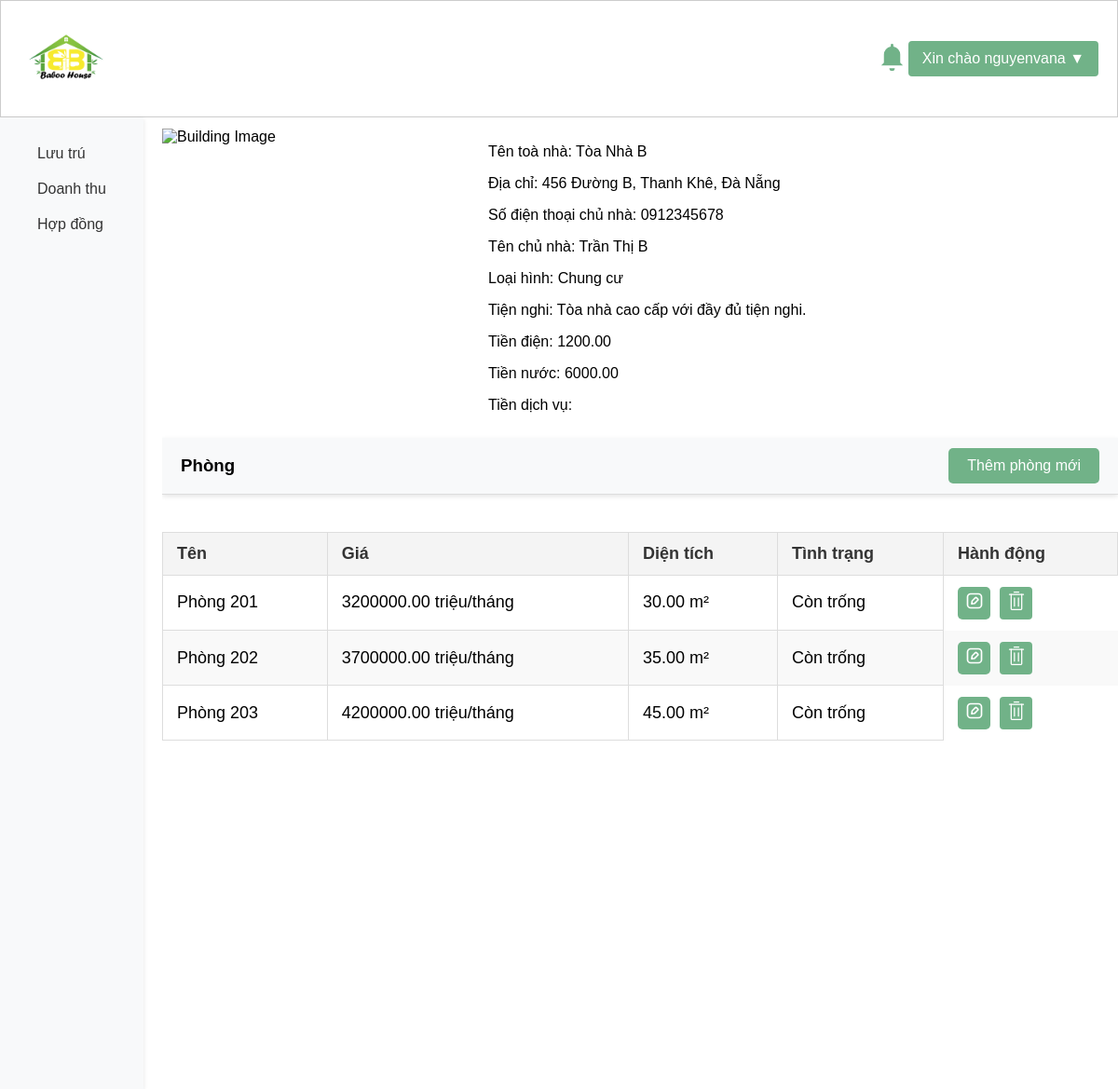
/templates/edit_rooms.php?building_id=2 (signed in), run on the app's committed database.
### tables this page shows
CREATE TABLE `buildings` (
  `building_id` int(11) NOT NULL,
  `user_id` int(11) DEFAULT NULL,
  `name` varchar(255) DEFAULT NULL,
  `street` varchar(255) DEFAULT NULL,
  `district` varchar(255) DEFAULT NULL,
  `city` varchar(255) DEFAULT NULL,
  `rental_price` decimal(10,2) DEFAULT NULL,
  `owner_name` varchar(255) DEFAULT NULL,
  `owner_phone` varchar(50) DEFAULT NULL,
  `building_type` varchar(50) DEFAULT NULL,
  `electricity_price` decimal(10,2) DEFAULT NULL,
  `water_price` decimal(10,2) DEFAULT NULL,
  `service_price` text DEFAULT NULL,
  `description` text DEFAULT NULL,
  `last_modified` datetime DEFAULT NULL,
  `photo_urls` text DEFAULT NULL,
  `approved` tinyint(1) DEFAULT 0
);

CREATE TABLE `rooms` (
  `room_id` int(11) NOT NULL,
  `building_id` int(11) DEFAULT NULL,
  `room_name` varchar(255) DEFAULT NULL,
  `area` decimal(10,2) DEFAULT NULL,
  `rental_price` decimal(10,2) DEFAULT NULL,
  `room_type` varchar(50) DEFAULT NULL,
  `room_status` varchar(50) DEFAULT NULL,
  `photo_urls` text DEFAULT NULL
);

### admin/getallroom.php (called while the page is built, shortened)
<?php
require '../config/database.php';
function getAllrooms($building_id) {
    global $conn;
    $sql = "SELECT * FROM rooms WHERE building_id = ?";
    $stmt = $conn->prepare($sql);
    if ($building_id) {
        $stmt->bind_param("i", $building_id);
    }
    $stmt->execute();
    $result = $stmt->get_result();
    return $result;
}
?>

### templates/edit_rooms.php (the view, shortened to what this page needs)
<?php
require '../config/database.php';
require '../admin/getallroom.php';
$building_id = $_GET['building_id'];
$sql = "SELECT * FROM buildings WHERE building_id = ?";
$stmt = $conn->prepare($sql);
$stmt->bind_param("i", $building_id);
$stmt->execute();
$result = $stmt->get_result();
$building = $result->fetch_assoc();
$rooms = getAllRooms($building_id);
function getDirectGoogleDriveImage($photo_url) {
    return false;
}
$photo_url = $building['photo_urls'];
$direct_image_url = getDirectGoogleDriveImage($photo_url);
?>
<!DOCTYPE html>
<html lang="en">
<head>
    <link rel="stylesheet" href="../assets/css/rooms.css">
</head>
<body>
    <?php include '../includes/header.php'; ?>
    <div class="head-container">
        <div class="main-content">
            <div class="building-info-container">
            <img src="<?php echo $direct_image_url ? $direct_image_url : 'default_image.jpg'; ?>" alt="Building Image" class="building-image">
                <div>
                    <p>Tên toà nhà: <?php echo htmlspecialchars($building['name']); ?></p>
                    <p>Địa chỉ: <?php echo htmlspecialchars($building['street']); ?>, <?php echo htmlspecialchars($building['district']); ?>, <?php echo htmlspecialchars($building['city']); ?></p>
                    <p>Số điện thoại chủ nhà: <?php echo htmlspecialchars($building['owner_phone']); ?></p>
                    <p>Tên chủ nhà: <?php echo htmlspecialchars($building['owner_name']); ?></p>
                    <p>Loại hình: <?php echo htmlspecialchars($building['building_type']); ?></p>
                    <p>Tiện nghi: <?php echo htmlspecialchars($building['description']); ?></p>
                    <p>Tiền điện: <?php echo htmlspecialchars($building['electricity_price']); ?></p>
                    <p>Tiền nước: <?php echo htmlspecialchars($building['water_price']); ?></p>
                    <p>Tiền dịch vụ: <?php echo htmlspecialchars($building['service_price']); ?></p>
                </div>
            </div>
            <div class="manage-head">
                <h3>Phòng</h3>
                <button class="create" onclick="location.href='create_room.php?building_id=<?php echo $building_id; ?>'">Thêm phòng mới</button>
            </div>
            <div style="overflow-x: auto; width: 100%;">
            <table>
                <thead>
                    <tr>
                        <th>Tên</th>
                        <th>Giá</th>
                        <th>Diện tích</th>
                        <th>Tình trạng</th>
                        <?php if (isset($_SESSION['role']) && $_SESSION['role'] != 'admin'): ?>
                        <th>Hành động</th>
                        <?php endif; ?>
                    </tr>
                </thead>
                <tbody>
                <?php if ($rooms->num_rows > 0): ?>
                    <?php foreach ($rooms as $room): ?>
                    <tr>
                        <td><?php echo htmlspecialchars($room['room_name']); ?></td>
                        <td><?php echo htmlspecialchars($room['rental_price']); ?> triệu/tháng</td>
                        <td><?php echo htmlspecialchars($room['area']); ?> m&#178;</td>
                        <td><?php echo htmlspecialchars($room['room_status']); ?></td>
                        <?php if (isset($_SESSION['role']) && $_SESSION['role'] != 'admin'): ?>
                        <td class="crud-btn">
                            <button
                                class="button edit"
                                data-id="<?php echo $room['room_id']; ?>"
                                data-name="<?php echo htmlspecialchars($room['room_name']); ?>"
                                data-price="<?php echo htmlspecialchars($room['rental_price']); ?>"
                                data-area="<?php echo htmlspecialchars($room['area']); ?>"
                                data-status="<?php echo htmlspecialchars($room['room_status']); ?>"
                                onclick="openLightbox(this);"><img src="../assets/icons/edit.svg"></button>
                            <form action="../admin/delete_room.php" method="post" onsubmit="return confirm('Are you sure you want to delete this building?');" style="display:inline;">
                                <button class="delete" type="submit"><img src="../assets/icons/bin.svg"></button>
                            </form>
                        </td>
                        <?php endif; ?>
                    </tr>
                    <?php endforeach; ?>
                <?php else: ?>
                    <tr>
                        <td colspan="5">Không tìm thấy phòng</td>
                    </tr>
                <?php endif; ?>
                </tbody>
            </table>
        </div>
        </div>
        <?php include '../includes/sidebar.php'; ?>
    </div>
</body>
</html>

### assets/css/rooms.css (style rules this page uses)
.building-info-container { display: flex; gap: 50px; margin-bottom: 1%; }
.building-info-container img { width: 300px; height: 300px; }

### assets/css/style.css (style rules this page uses)
* { user-select: none; -webkit-user-drag: none; }
body { width: 100%; height: 100%; margin: 0; overflow: hidden; font-family: Arial, sans-serif; }
input[type="checkbox"], input[type="range"], button { cursor: pointer; }
button[type="submit"] { width: 100%; height: fit-content; padding: 10px; background-color: #71b288; border: none; border-radius: 4px; color: #ffffff; font-size: 16px; cursor: pointer; }
.head-container { column-gap: 20px; background-color: #ffffff; width: 100%; display: flex; flex-direction: row-reverse; }
.manage-head { width: auto; display: flex; flex-direction: row; justify-content: space-between; align-items: center; padding: 0px 20px; margin-bottom: 20px; background-color: #f8f9fa; border-bottom: 1px solid #ddd; box-shadow: 0 2px 5px rgba(0, 0, 0, 0.1); }
.main-content { width: 90%; height: 80vh; overflow-y: scroll; margin-top: 1%; }
table { width: 100%; border-collapse: collapse; margin: 20px 0; font-size: 18px; text-align: left; border-collapse: collapse; width: auto; table-layout: auto; }
table th, table td { padding: 12px 15px; border: 1px solid #ddd; }
table th { background-color: #f4f4f4; color: #333; }
table tr:nth-child(even) { background-color: #f9f9f9; }
.create, .delete, .edit { display: inline-block; padding: 10px 20px; font-size: 16px; color: #fff; background-color: #71b288; border: none; border-radius: 5px; cursor: pointer; }
table { border-collapse: collapse; margin: 20px 0; font-size: 18px; text-align: left; border-collapse: collapse; width: 100%; table-layout: auto; }
table tr { cursor: pointer; }
.crud-btn { display: flex; gap: 10px; height: 100%; border: none; }
.crud-btn button { width: 35px; height: 35px; padding: 0; }
.crud-btn button img { width: 20px; height: 20px; }

### templates/edit_rooms.php (style rules this page uses)
.building-image { width: 300px; height: 300px; object-fit: cover; }

### data on the page
buildings: name "Tòa Nhà B", street "456 Đường B", district "Thanh Khê", city "Đà Nẵng", owner_phone "0912345678", owner_name "Trần Thị B", building_type "Chung cư", description "Tòa nhà cao cấp với đầy đủ tiện nghi.", electricity_price "1200.00", water_price "6000.00"
rooms: room_name "Phòng 201", rental_price "3200000.00", area "30.00", room_status "Còn trống"
rooms: room_name "Phòng 202", rental_price "3700000.00", area "35.00", room_status "Còn trống"
rooms: room_name "Phòng 203", rental_price "4200000.00", area "45.00", room_status "Còn trống"

### other printed values
$_SESSION['username'] "nguyenvana"
